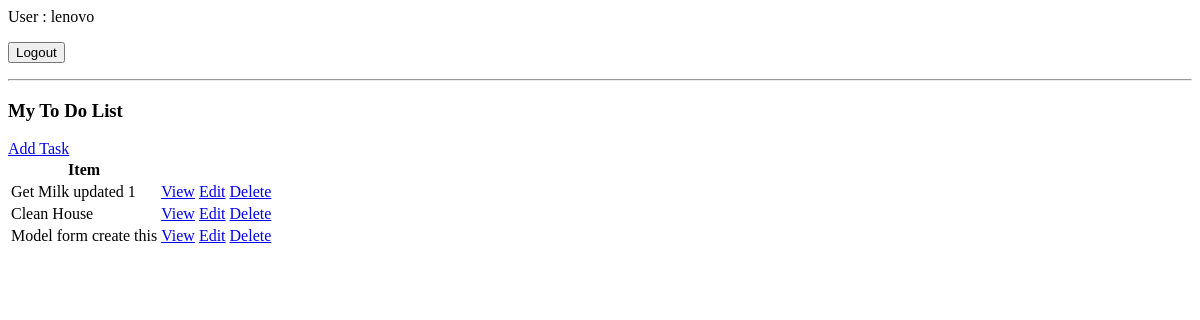
The app's page / (signed in), older data.
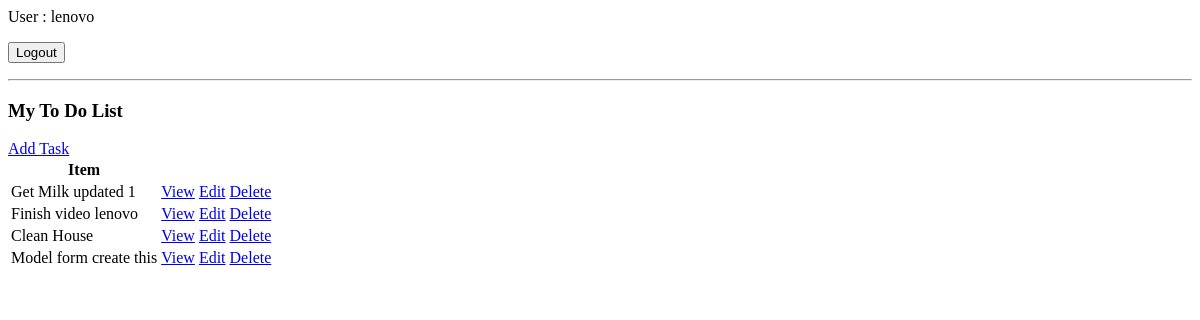
The same page, newer data.
### base/models.py (models this page shows, shortened)
class Task(models.Model):
    user = models.ForeignKey(User, on_delete=models.CASCADE, null=True, blank=True)
    title = models.CharField(max_length=200)
    description = models.TextField(null=True, blank=True)
    complete = models.BooleanField(default=False)
    create = models.DateTimeField(auto_now_add=True)
    class Meta:
        ordering = ['complete']

### base/views.py (the view)
# urls.py: path('', TaskList.as_view(), name='tasks'),
class TaskList(LoginRequiredMixin, ListView):
    model = Task
    context_object_name = 'tasks'
    def get_context_data(self, **kwargs):
        context = super().get_context_data(**kwargs)
        context['tasks'] = context['tasks'].filter(user=self.request.user)
        context['count'] = context['tasks'].filter(complete = False).count()
        return context

### base/templates/base/task_list.html (shortened to what this page needs)
{% if request.user.is_authenticated %}
    <p> User : {{request.user}}</p>
    <form action="{% url 'logout' %}" method="post">
        <button type="submit">Logout</button>
    </form>
{% else %}
    <a href="{% url 'login' %}">Login</a>
{% endif %}
<hr>
<h3>My To Do List {{color}}</h3>
<a href="{% url 'task-create' %}">Add Task</a>
<table>
    <tr>
        <th>Item</th>
        <th></th>
        <th></th>
        <th></th>
    </tr>
    {% for task in tasks %}
        <tr>
            <td>{{task.title}}</td>
            <td><a href="{% url 'task' task.id %}">View</a></td>
            <td><a href="{% url 'task-update' task.id %}">Edit</a></td>
            <td><a href="{% url 'task-delete' task.id %}">Delete</a></td>
        </tr>
    {% empty %}
        <h3>No items in list</h3>
    {% endfor %}
</table>

Row changes from the older to the newer data that the page shows:
added Task: title "Finish video lenovo"
